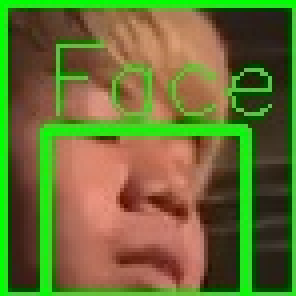
#> input picture opencv/data/pic.1.0.jpg, 74 x 74 px, found by its file name (shown 4 times larger); its folder holds 4 pictures in this run
$ python 5_os_import_image.py
#> lines starting #> are read from the running program, lines starting #| are printed output that depends on the picture
import numpy as np
from PIL import Image
import os,cv2

def train_classifier(data_dir):
#> called with data_dir = 'data'
    data_dir="C://Users/CPE/Documents/code_i_vs/python/opencv/data"
    path = [os.path.join (data_dir,f) for f in os.listdir(data_dir) ] # input location file image
    faces=[]
    ids=[]

    for image in path:
        img=Image.open(image).convert("L") # convert image to grayscale
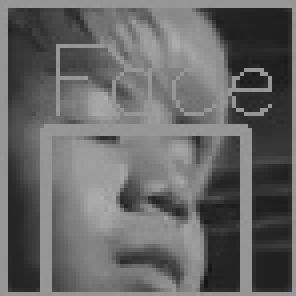
#> img: PIL image 74x74 L (shown 4 times larger); min 20, max 175, mean 102.8
        imageNp =np.array(img,'uint8') # unit8 = 8 bits (grayscale)
        id =int(os.path.split(image)[1].split(".")[1])
        faces.append(imageNp)
        ids.append(id)
#> pass 2 of the loop in train_classifier, `for image in path:`:
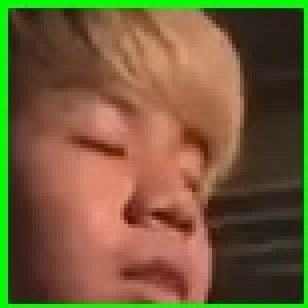
#> input picture opencv/data/pic.1.1.jpg, 77 x 77 px, found by its file name (shown 4 times larger)
#> in train_classifier, `img=Image.open(image).convert("L")`:
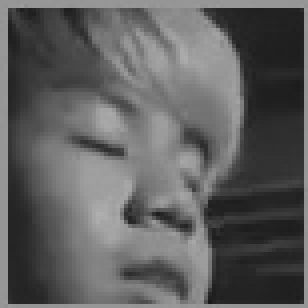
#> img: PIL image 77x77 L (shown 4 times larger); min 24, max 176, mean 94.9
#> pass 3 of the loop in train_classifier, `for image in path:`:
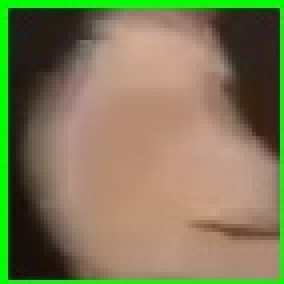
#> input picture opencv/data/pic.1.105.jpg, 71 x 71 px, found by its file name (shown 4 times larger)
#> in train_classifier, `img=Image.open(image).convert("L")`:
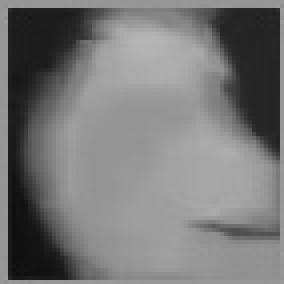
#> img: PIL image 71x71 L (shown 4 times larger); min 14, max 181, mean 119.8
#> the loop made 4 passes; the first 3 are shown

    ids=np.array(ids)

    clf = cv2.face.LBPHFaceRecognizer_create()
    clf.train(faces,ids)
    clf.write("classifier.xml")


#data_dir="C://Users/CPE/Documents/code_i_vs/python/opencv/data"
train_classifier("data")
